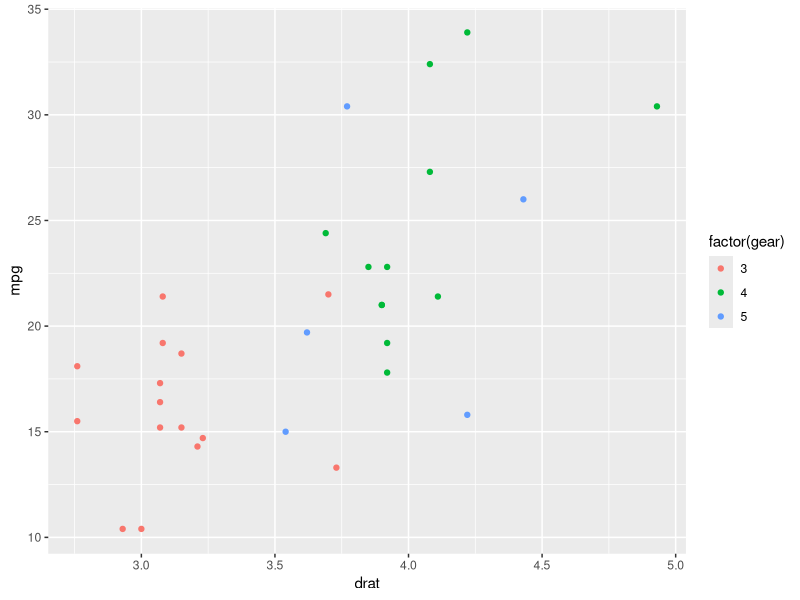
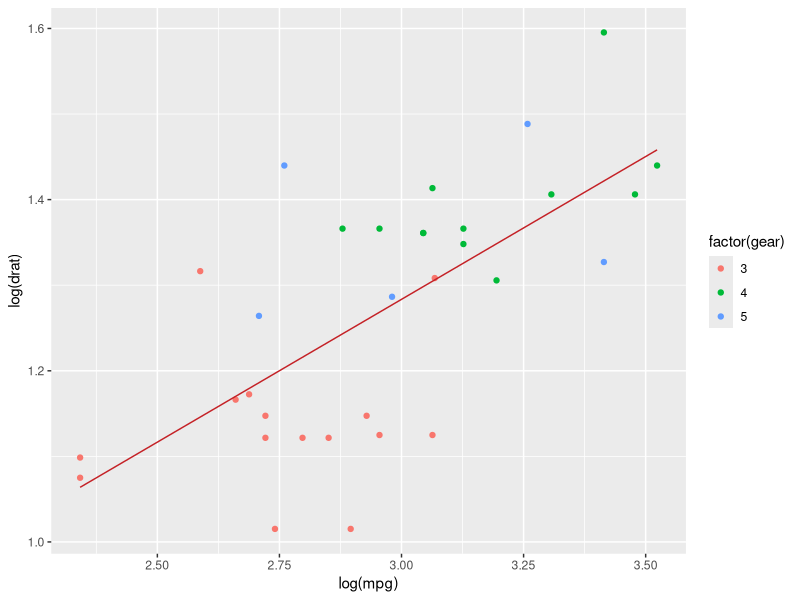
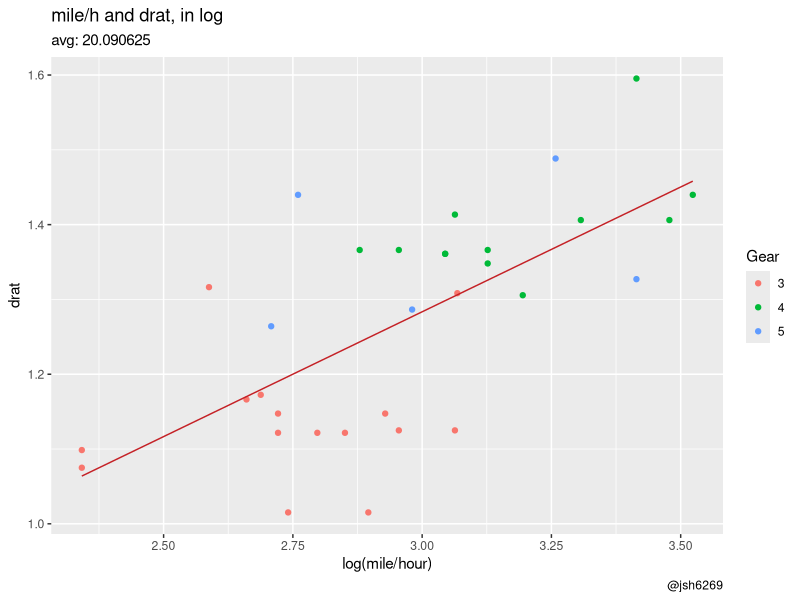
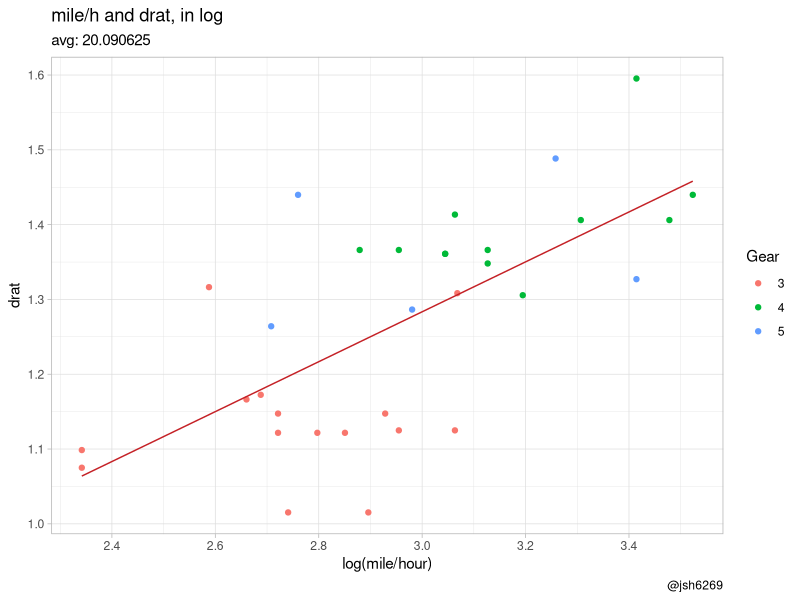
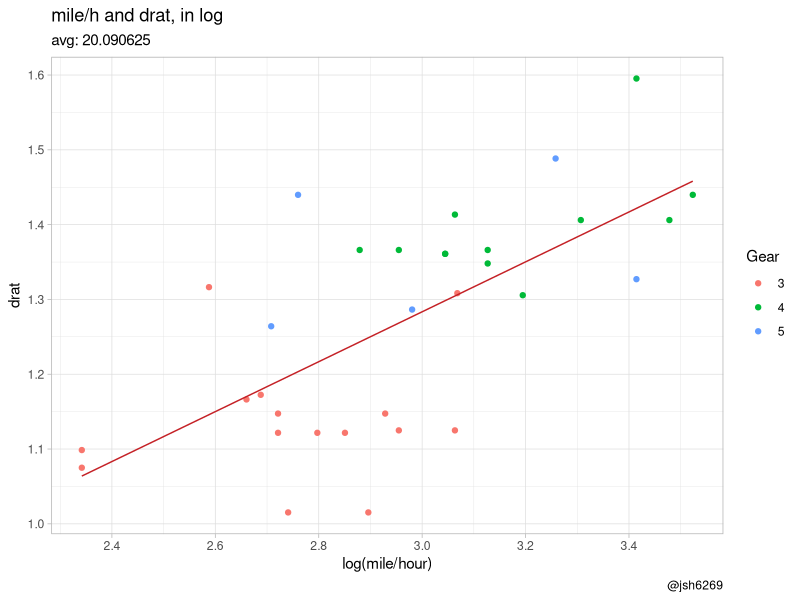

Write R code to recreate these figures, in order.
library(ggplot2)

ggplot(mtcars, aes(x = drat, y = mpg)) +
  geom_point(aes(color = factor(gear)))

graph <- ggplot(mtcars, aes(x = log(mpg), y = log(drat))) +
  geom_point(aes(color = factor(gear))) +
  stat_smooth(method = "lm", col = "#c42126", se=FALSE, size=0.5)

graph

graph <- graph + labs(
  x = "log(mile/hour)",
  y = "drat",
  color = "Gear",
  title = "mile/h and drat, in log",
  subtitle = paste("avg:", mean(mtcars$mpg)),
  caption = "@jsh6269"
); graph

graph <- graph +
  scale_x_continuous(breaks = seq(1, 3.6, by = 0.2)) +
  scale_y_continuous(breaks = seq(1, 1.6, by = 0.1))

graph <- graph +
  theme_light()

graph

ggsave("plot/scatter-plot.png", plot = graph, width = 10, height = 10, units = "cm")
